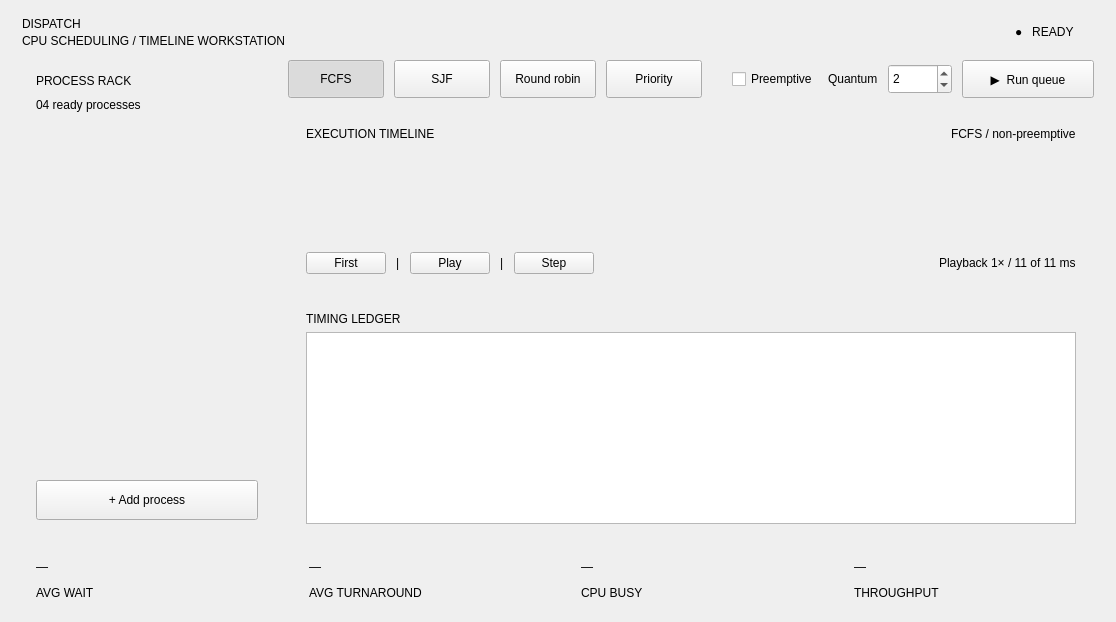
<?xml version="1.0" encoding="UTF-8"?>
<ui version="4.0">
 <class>Form</class>
 <widget class="QWidget" name="page">
   <layout class="QVBoxLayout" name="layout94">
     <property name="leftMargin"><number>22</number></property>
     <property name="topMargin"><number>16</number></property>
     <property name="rightMargin"><number>22</number></property>
     <property name="bottomMargin"><number>10</number></property>
     <property name="spacing"><number>12</number></property>
     <item>
       <widget class="QWidget" name="hdr">
         <layout class="QHBoxLayout" name="layout95">
           <property name="leftMargin"><number>0</number></property>
           <property name="topMargin"><number>0</number></property>
           <property name="rightMargin"><number>0</number></property>
           <property name="bottomMargin"><number>0</number></property>
           <property name="spacing"><number>6</number></property>
           <item>
             <widget class="QWidget" name="titleBlock">
               <layout class="QVBoxLayout" name="layout96">
                 <property name="leftMargin"><number>0</number></property>
                 <property name="topMargin"><number>0</number></property>
                 <property name="rightMargin"><number>0</number></property>
                 <property name="bottomMargin"><number>0</number></property>
                 <property name="spacing"><number>2</number></property>
                 <item>
                   <widget class="QLabel" name="lblTitle">
                     <property name="text"><string>DISPATCH</string></property>
                     <property name="wordWrap"><bool>false</bool></property>
                     <property name="kind" stdset="0"><string>h1</string></property>
                   </widget>
                 </item>
                 <item>
                   <widget class="QLabel" name="lblSub">
                     <property name="text"><string>CPU SCHEDULING / TIMELINE WORKSTATION</string></property>
                     <property name="wordWrap"><bool>false</bool></property>
                     <property name="kind" stdset="0"><string>eyebrow</string></property>
                   </widget>
                 </item>
               </layout>
             </widget>
           </item>
           <item>
             <spacer name="spacer93"><property name="orientation"><enum>Qt::Horizontal</enum></property><property name="sizeHint" stdset="0"><size><width>20</width><height>20</height></size></property></spacer>
           </item>
           <item>
             <widget class="QFrame" name="badge">
               <property name="minimumSize"><size><width>0</width><height>32</height></size></property>
               <property name="maximumSize"><size><width>16777215</width><height>32</height></size></property>
               <property name="card" stdset="0"><string>accent</string></property>
               <layout class="QVBoxLayout" name="layout97">
                 <property name="leftMargin"><number>20</number></property>
                 <property name="topMargin"><number>6</number></property>
                 <property name="rightMargin"><number>20</number></property>
                 <property name="bottomMargin"><number>6</number></property>
                 <property name="spacing"><number>6</number></property>
                 <item>
                   <widget class="QLabel" name="lblState">
                     <property name="text"><string>●   READY</string></property>
                     <property name="wordWrap"><bool>false</bool></property>
                     <property name="kind" stdset="0"><string>mono</string></property>
                   </widget>
                 </item>
               </layout>
             </widget>
           </item>
         </layout>
       </widget>
     </item>
     <item>
       <widget class="QWidget" name="body">
         <layout class="QHBoxLayout" name="layout98" stretch="0,1">
           <property name="leftMargin"><number>0</number></property>
           <property name="topMargin"><number>0</number></property>
           <property name="rightMargin"><number>0</number></property>
           <property name="bottomMargin"><number>0</number></property>
           <property name="spacing"><number>16</number></property>
           <item>
             <widget class="QFrame" name="rack">
               <property name="minimumSize"><size><width>250</width><height>0</height></size></property>
               <property name="maximumSize"><size><width>250</width><height>16777215</height></size></property>
               <property name="card" stdset="0"><string>shadow</string></property>
               <layout class="QVBoxLayout" name="layout99">
                 <property name="leftMargin"><number>14</number></property>
                 <property name="topMargin"><number>14</number></property>
                 <property name="rightMargin"><number>14</number></property>
                 <property name="bottomMargin"><number>14</number></property>
                 <property name="spacing"><number>10</number></property>
                 <item>
                   <widget class="QLabel" name="lblRack">
                     <property name="text"><string>PROCESS RACK</string></property>
                     <property name="wordWrap"><bool>false</bool></property>
                     <property name="kind" stdset="0"><string>eyebrow</string></property>
                   </widget>
                 </item>
                 <item>
                   <widget class="QLabel" name="lblCount">
                     <property name="text"><string>04 ready processes</string></property>
                     <property name="wordWrap"><bool>false</bool></property>
                     <property name="kind" stdset="0"><string>h2</string></property>
                   </widget>
                 </item>
                 <item>
                   <widget class="QScrollArea" name="scrollRack">
                     <property name="widgetResizable"><bool>true</bool></property>
                     <property name="frameShape"><enum>QFrame::NoFrame</enum></property>
                     <widget class="QWidget" name="rackContent">
                       <layout class="QVBoxLayout" name="layout100">
                         <property name="leftMargin"><number>0</number></property>
                         <property name="topMargin"><number>4</number></property>
                         <property name="rightMargin"><number>4</number></property>
                         <property name="bottomMargin"><number>4</number></property>
                         <property name="spacing"><number>10</number></property>
                       </layout>
                     </widget>
                   </widget>
                 </item>
                 <item>
                   <widget class="QPushButton" name="btnAdd">
                     <property name="text"><string>+ Add process</string></property>
                     <property name="minimumSize"><size><width>0</width><height>40</height></size></property>
                     <property name="maximumSize"><size><width>16777215</width><height>40</height></size></property>
                     <property name="role" stdset="0"><string>primary</string></property>
                   </widget>
                 </item>
               </layout>
             </widget>
           </item>
           <item>
             <widget class="QWidget" name="right">
               <layout class="QVBoxLayout" name="layout101" stretch="0,0,1">
                 <property name="leftMargin"><number>0</number></property>
                 <property name="topMargin"><number>0</number></property>
                 <property name="rightMargin"><number>0</number></property>
                 <property name="bottomMargin"><number>0</number></property>
                 <property name="spacing"><number>12</number></property>
                 <item>
                   <widget class="QWidget" name="algoRow">
                     <layout class="QHBoxLayout" name="layout102">
                       <property name="leftMargin"><number>0</number></property>
                       <property name="topMargin"><number>0</number></property>
                       <property name="rightMargin"><number>0</number></property>
                       <property name="bottomMargin"><number>0</number></property>
                       <property name="spacing"><number>10</number></property>
                       <item>
                         <widget class="QPushButton" name="btnFCFS">
                           <property name="text"><string>FCFS</string></property>
                           <property name="checkable"><bool>true</bool></property>
                           <property name="checked"><bool>true</bool></property>
                           <property name="autoExclusive"><bool>true</bool></property>
                           <property name="minimumSize"><size><width>96</width><height>38</height></size></property>
                           <property name="maximumSize"><size><width>16777215</width><height>38</height></size></property>
                           <property name="role" stdset="0"><string>seg</string></property>
                         </widget>
                       </item>
                       <item>
                         <widget class="QPushButton" name="btnSJF">
                           <property name="text"><string>SJF</string></property>
                           <property name="checkable"><bool>true</bool></property>
                           <property name="autoExclusive"><bool>true</bool></property>
                           <property name="minimumSize"><size><width>96</width><height>38</height></size></property>
                           <property name="maximumSize"><size><width>16777215</width><height>38</height></size></property>
                           <property name="role" stdset="0"><string>seg</string></property>
                         </widget>
                       </item>
                       <item>
                         <widget class="QPushButton" name="btnRR">
                           <property name="text"><string>Round robin</string></property>
                           <property name="checkable"><bool>true</bool></property>
                           <property name="autoExclusive"><bool>true</bool></property>
                           <property name="minimumSize"><size><width>96</width><height>38</height></size></property>
                           <property name="maximumSize"><size><width>16777215</width><height>38</height></size></property>
                           <property name="role" stdset="0"><string>seg</string></property>
                         </widget>
                       </item>
                       <item>
                         <widget class="QPushButton" name="btnPriority">
                           <property name="text"><string>Priority</string></property>
                           <property name="checkable"><bool>true</bool></property>
                           <property name="autoExclusive"><bool>true</bool></property>
                           <property name="minimumSize"><size><width>96</width><height>38</height></size></property>
                           <property name="maximumSize"><size><width>16777215</width><height>38</height></size></property>
                           <property name="role" stdset="0"><string>seg</string></property>
                         </widget>
                       </item>
                       <item>
                         <spacer name="spacer90"><property name="orientation"><enum>Qt::Horizontal</enum></property><property name="sizeHint" stdset="0"><size><width>20</width><height>20</height></size></property></spacer>
                       </item>
                       <item>
                         <widget class="QCheckBox" name="chkPreempt">
                           <property name="text"><string>Preemptive</string></property>
                         </widget>
                       </item>
                       <item>
                         <widget class="QLabel" name="lblQ">
                           <property name="text"><string>Quantum</string></property>
                           <property name="wordWrap"><bool>false</bool></property>
                           <property name="kind" stdset="0"><string>eyebrow</string></property>
                         </widget>
                       </item>
                       <item>
                         <widget class="QSpinBox" name="spinQuantum">
                           <property name="minimumSize"><size><width>64</width><height>30</height></size></property>
                           <property name="maximumSize"><size><width>64</width><height>30</height></size></property>
                           <property name="minimum"><number>1</number></property>
                           <property name="maximum"><number>1000000</number></property>
                           <property name="value"><number>2</number></property>
                         </widget>
                       </item>
                       <item>
                         <widget class="QPushButton" name="btnRun">
                           <property name="text"><string>▶  Run queue</string></property>
                           <property name="minimumSize"><size><width>132</width><height>38</height></size></property>
                           <property name="maximumSize"><size><width>16777215</width><height>38</height></size></property>
                           <property name="role" stdset="0"><string>primary</string></property>
                         </widget>
                       </item>
                     </layout>
                   </widget>
                 </item>
                 <item>
                   <widget class="QFrame" name="timeline">
                     <property name="card" stdset="0"><string>shadow</string></property>
                     <layout class="QVBoxLayout" name="layout103">
                       <property name="leftMargin"><number>18</number></property>
                       <property name="topMargin"><number>14</number></property>
                       <property name="rightMargin"><number>18</number></property>
                       <property name="bottomMargin"><number>12</number></property>
                       <property name="spacing"><number>6</number></property>
                       <item>
                         <widget class="QWidget" name="tlHead">
                           <layout class="QHBoxLayout" name="layout104">
                             <property name="leftMargin"><number>0</number></property>
                             <property name="topMargin"><number>0</number></property>
                             <property name="rightMargin"><number>0</number></property>
                             <property name="bottomMargin"><number>0</number></property>
                             <property name="spacing"><number>6</number></property>
                             <item>
                               <widget class="QLabel" name="lblTl">
                                 <property name="text"><string>EXECUTION TIMELINE</string></property>
                                 <property name="wordWrap"><bool>false</bool></property>
                                 <property name="kind" stdset="0"><string>eyebrow</string></property>
                               </widget>
                             </item>
                             <item>
                               <spacer name="spacer91"><property name="orientation"><enum>Qt::Horizontal</enum></property><property name="sizeHint" stdset="0"><size><width>20</width><height>20</height></size></property></spacer>
                             </item>
                             <item>
                               <widget class="QLabel" name="lblMode">
                                 <property name="text"><string>FCFS / non-preemptive</string></property>
                                 <property name="wordWrap"><bool>false</bool></property>
                                 <property name="kind" stdset="0"><string>eyebrow</string></property>
                               </widget>
                             </item>
                           </layout>
                         </widget>
                       </item>
                       <item>
                         <widget class="QWidget" name="ganttHost">
                           <property name="minimumSize"><size><width>0</width><height>96</height></size></property>
                           <layout class="QVBoxLayout" name="layout105">
                             <property name="leftMargin"><number>0</number></property>
                             <property name="topMargin"><number>0</number></property>
                             <property name="rightMargin"><number>0</number></property>
                             <property name="bottomMargin"><number>0</number></property>
                             <property name="spacing"><number>0</number></property>
                           </layout>
                         </widget>
                       </item>
                       <item>
                         <widget class="QWidget" name="tlFoot">
                           <layout class="QHBoxLayout" name="layout106">
                             <property name="leftMargin"><number>0</number></property>
                             <property name="topMargin"><number>0</number></property>
                             <property name="rightMargin"><number>0</number></property>
                             <property name="bottomMargin"><number>0</number></property>
                             <property name="spacing"><number>10</number></property>
                             <item>
                               <widget class="QPushButton" name="btnFirst">
                                 <property name="text"><string>First</string></property>
                                 <property name="role" stdset="0"><string>link</string></property>
                               </widget>
                             </item>
                             <item>
                               <widget class="QLabel" name="sep1">
                                 <property name="text"><string>|</string></property>
                                 <property name="wordWrap"><bool>false</bool></property>
                                 <property name="kind" stdset="0"><string>eyebrow</string></property>
                               </widget>
                             </item>
                             <item>
                               <widget class="QPushButton" name="btnPlay">
                                 <property name="text"><string>Play</string></property>
                                 <property name="role" stdset="0"><string>link</string></property>
                               </widget>
                             </item>
                             <item>
                               <widget class="QLabel" name="sep2">
                                 <property name="text"><string>|</string></property>
                                 <property name="wordWrap"><bool>false</bool></property>
                                 <property name="kind" stdset="0"><string>eyebrow</string></property>
                               </widget>
                             </item>
                             <item>
                               <widget class="QPushButton" name="btnStep">
                                 <property name="text"><string>Step</string></property>
                                 <property name="role" stdset="0"><string>link</string></property>
                               </widget>
                             </item>
                             <item>
                               <spacer name="spacer92"><property name="orientation"><enum>Qt::Horizontal</enum></property><property name="sizeHint" stdset="0"><size><width>20</width><height>20</height></size></property></spacer>
                             </item>
                             <item>
                               <widget class="QLabel" name="lblPlayback">
                                 <property name="text"><string>Playback 1× / 11 of 11 ms</string></property>
                                 <property name="wordWrap"><bool>false</bool></property>
                                 <property name="kind" stdset="0"><string>eyebrow</string></property>
                               </widget>
                             </item>
                           </layout>
                         </widget>
                       </item>
                     </layout>
                   </widget>
                 </item>
                 <item>
                   <widget class="QFrame" name="ledger">
                     <property name="card" stdset="0"><string>shadow</string></property>
                     <layout class="QVBoxLayout" name="layout107">
                       <property name="leftMargin"><number>18</number></property>
                       <property name="topMargin"><number>14</number></property>
                       <property name="rightMargin"><number>18</number></property>
                       <property name="bottomMargin"><number>10</number></property>
                       <property name="spacing"><number>6</number></property>
                       <item>
                         <widget class="QLabel" name="lblLed">
                           <property name="text"><string>TIMING LEDGER</string></property>
                           <property name="wordWrap"><bool>false</bool></property>
                           <property name="kind" stdset="0"><string>eyebrow</string></property>
                         </widget>
                       </item>
                       <item>
                         <widget class="QTableWidget" name="tblLedger">
                         </widget>
                       </item>
                     </layout>
                   </widget>
                 </item>
               </layout>
             </widget>
           </item>
         </layout>
       </widget>
     </item>
     <item>
       <widget class="QWidget" name="stats">
         <layout class="QHBoxLayout" name="layout108">
           <property name="leftMargin"><number>0</number></property>
           <property name="topMargin"><number>0</number></property>
           <property name="rightMargin"><number>0</number></property>
           <property name="bottomMargin"><number>0</number></property>
           <property name="spacing"><number>18</number></property>
           <item>
             <widget class="QFrame" name="stat0">
               <property name="minimumSize"><size><width>0</width><height>66</height></size></property>
               <property name="maximumSize"><size><width>16777215</width><height>66</height></size></property>
               <property name="card" stdset="0"><string>shadow</string></property>
               <layout class="QVBoxLayout" name="layout109">
                 <property name="leftMargin"><number>14</number></property>
                 <property name="topMargin"><number>10</number></property>
                 <property name="rightMargin"><number>14</number></property>
                 <property name="bottomMargin"><number>8</number></property>
                 <property name="spacing"><number>4</number></property>
                 <item>
                   <widget class="QLabel" name="lblAvgWait">
                     <property name="text"><string>—</string></property>
                     <property name="wordWrap"><bool>false</bool></property>
                     <property name="kind" stdset="0"><string>stat</string></property>
                   </widget>
                 </item>
                 <item>
                   <widget class="QLabel" name="capAvgWait">
                     <property name="text"><string>AVG WAIT</string></property>
                     <property name="wordWrap"><bool>false</bool></property>
                     <property name="kind" stdset="0"><string>eyebrow</string></property>
                   </widget>
                 </item>
               </layout>
             </widget>
           </item>
           <item>
             <widget class="QFrame" name="stat1">
               <property name="minimumSize"><size><width>0</width><height>66</height></size></property>
               <property name="maximumSize"><size><width>16777215</width><height>66</height></size></property>
               <property name="card" stdset="0"><string>shadow</string></property>
               <layout class="QVBoxLayout" name="layout110">
                 <property name="leftMargin"><number>14</number></property>
                 <property name="topMargin"><number>10</number></property>
                 <property name="rightMargin"><number>14</number></property>
                 <property name="bottomMargin"><number>8</number></property>
                 <property name="spacing"><number>4</number></property>
                 <item>
                   <widget class="QLabel" name="lblAvgTat">
                     <property name="text"><string>—</string></property>
                     <property name="wordWrap"><bool>false</bool></property>
                     <property name="kind" stdset="0"><string>stat</string></property>
                   </widget>
                 </item>
                 <item>
                   <widget class="QLabel" name="capAvgTat">
                     <property name="text"><string>AVG TURNAROUND</string></property>
                     <property name="wordWrap"><bool>false</bool></property>
                     <property name="kind" stdset="0"><string>eyebrow</string></property>
                   </widget>
                 </item>
               </layout>
             </widget>
           </item>
           <item>
             <widget class="QFrame" name="stat2">
               <property name="minimumSize"><size><width>0</width><height>66</height></size></property>
               <property name="maximumSize"><size><width>16777215</width><height>66</height></size></property>
               <property name="card" stdset="0"><string>accent</string></property>
               <layout class="QVBoxLayout" name="layout111">
                 <property name="leftMargin"><number>14</number></property>
                 <property name="topMargin"><number>10</number></property>
                 <property name="rightMargin"><number>14</number></property>
                 <property name="bottomMargin"><number>8</number></property>
                 <property name="spacing"><number>4</number></property>
                 <item>
                   <widget class="QLabel" name="lblBusy">
                     <property name="text"><string>—</string></property>
                     <property name="wordWrap"><bool>false</bool></property>
                     <property name="kind" stdset="0"><string>stat</string></property>
                   </widget>
                 </item>
                 <item>
                   <widget class="QLabel" name="capBusy">
                     <property name="text"><string>CPU BUSY</string></property>
                     <property name="wordWrap"><bool>false</bool></property>
                     <property name="kind" stdset="0"><string>eyebrow</string></property>
                   </widget>
                 </item>
               </layout>
             </widget>
           </item>
           <item>
             <widget class="QFrame" name="stat3">
               <property name="minimumSize"><size><width>0</width><height>66</height></size></property>
               <property name="maximumSize"><size><width>16777215</width><height>66</height></size></property>
               <property name="card" stdset="0"><string>shadow</string></property>
               <layout class="QVBoxLayout" name="layout112">
                 <property name="leftMargin"><number>14</number></property>
                 <property name="topMargin"><number>10</number></property>
                 <property name="rightMargin"><number>14</number></property>
                 <property name="bottomMargin"><number>8</number></property>
                 <property name="spacing"><number>4</number></property>
                 <item>
                   <widget class="QLabel" name="lblThru">
                     <property name="text"><string>—</string></property>
                     <property name="wordWrap"><bool>false</bool></property>
                     <property name="kind" stdset="0"><string>stat</string></property>
                   </widget>
                 </item>
                 <item>
                   <widget class="QLabel" name="capThru">
                     <property name="text"><string>THROUGHPUT</string></property>
                     <property name="wordWrap"><bool>false</bool></property>
                     <property name="kind" stdset="0"><string>eyebrow</string></property>
                   </widget>
                 </item>
               </layout>
             </widget>
           </item>
         </layout>
       </widget>
     </item>
   </layout>
 </widget>
 <resources/>
 <connections/>
</ui>
